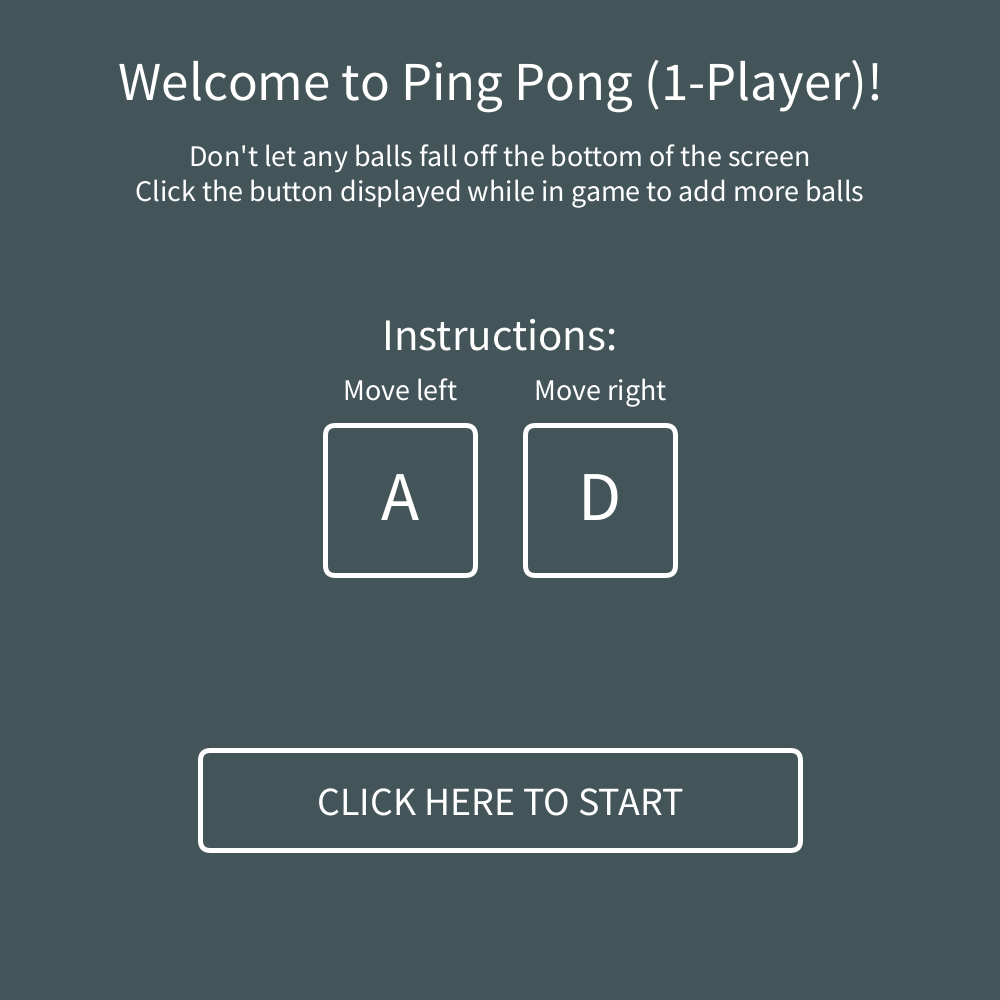
Frame 1 (no input)
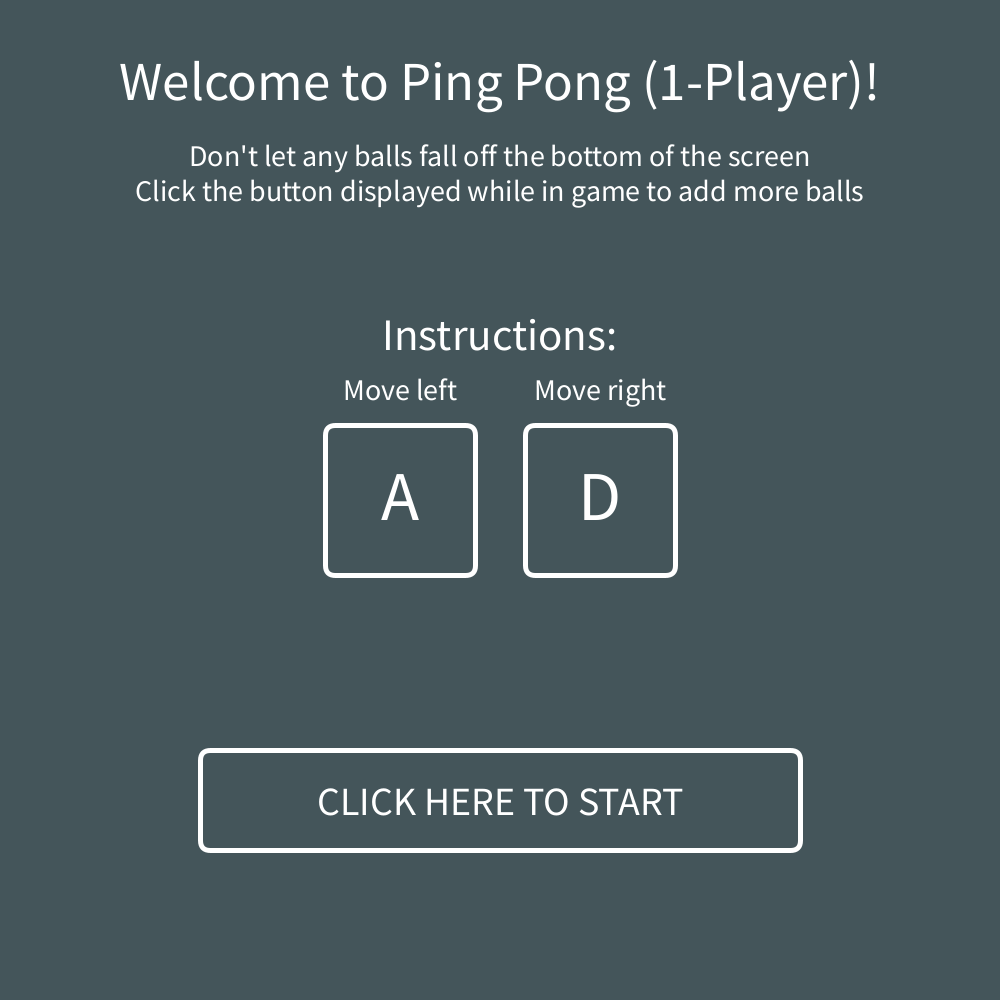
Frame 60 (the mouse pressed at the canvas centre just before this capture)
Frame 120 (the mouse held since frame 60 and released just before this capture): identical to frame 60, image omitted

The Processing sketch that drew these frames (run headless with seeded random() and noise(); from frame 60 on, the mouse is pressed at the canvas centre):

// Processing sketch: PongGameSourceCode
// ── PongGameSourceCode.pde
//three boolean statements which evaluate what the current state of the game will be
boolean startScreen = true; //screen that presents user with the instructions
boolean game = false; //screen that starts the actual game that user can play
boolean gameOver = false; //screen that shows up if the user loses. Allows the user to play again if they want

ArrayList<Ball> balls = new ArrayList<Ball>();//list which holds all ping-pong balls included in the game

float paddleX = 500; //starting x-coordinate of the users movable paddle (middle of canvas)

void setup() { //procedure which only runs once at the beginning of the program (built in)
  size(1000, 1000); //ensures that the canvas size is 1000x1000px
}

void draw() { //procedure which runs continuously throughout the program (built in)
  textAlign(CENTER); //all text outputted throughout the entire code will be centered based on the x and y coordinates indicated in the parameters. 
  rectMode(CENTER); //all rectangles outputted throughout the entire code will be centered based on the x and y coordinates indicated in the parameters
  ellipseMode(CENTER); //all ellipses outputted throughout the entire code will be centered based on the x and y coordinates indicated in the parameters
  background(68, 85, 90); //sets background colour to light blue for the whole game
  
  if (startScreen) { //selection statement which runs to show the user the instructions of the game
    fill(255); //all shapes/text outputted from here out will be white
    
    //title elements
    textSize(55); //font size of title will be 55px
    text("Welcome to Ping Pong (1-Player)!", width / 2, height / 10); //text for title which is outputted near the center-top of the canvas
    
    //game description elements
    textSize(30); //the font size of the outputted instructions will be 30px
    text("Don't let any balls fall off the bottom of the screen\nClick the button displayed while in game to add more balls", width / 2, height / 6); //basic instructions of the game
    
    //instructions elements
    stroke(255); //all outlines of shapes will be white
    strokeWeight(5); //all outlines of shapes will be 5px thick
    textSize(45); //the font size of the instructions header will be 45px
    text("Instructions:", width / 2, height / 2 - 150);
    
    textSize(30); //font size of keystroke descriptions will be 30 px
    text("Move left", width / 2 - 100, height / 2 - 100); //keystroke header for moving left
    text("Move right", width / 2 + 100, height / 2 - 100); //keystroke header for moving right
    
    fill(68, 85, 90); //all shapes or text will now be turquoise
    //rectangles shaped to look like keyboard inputs
    rect(width / 2 - 100, height / 2, 150, 150, 10); 
    rect(width / 2 + 100, height / 2, 150, 150, 10);
    
    fill(255); //all text and shapes outputted from here will be white
    textSize(70); //the size of the text used for the displayed possible keystrokes will be 70px
    text("A", width / 2 - 100, height / 2 + 20); //A key is used to move to the left, as indicated by above header
    text("D", width / 2 + 100, height / 2 + 20); //D key is used to move to the right, as indicated by above header
    
    //start button elements
    fill(68, 85, 90); //all text and shapes outputted from here will be turquoise
    rect(width / 2, 4 * height / 5, 600, 100, 10); //outputs a 600x100px rectangle with rounded corners near the bottom-center of the canvas
    fill(255); //all text and shapes outputted from here will be white
    textSize(40); //button text will be 40px
    text("CLICK HERE TO START", width / 2, 4 * height / 5 + 15); //text outputted in center of the button which will start the game
  }
  else if (game) { //selection stsatement which runs if the user has clicked the start button on the start screen
    fill(255); //all text and shapes outputted from here will be white
    rect(paddleX, 985, 150, 30); //150x30px rectangle outputted at the bottom of the screen. the value of paddleX can be manipulated as indicated by the instructions on the start screen. 
    
    //button to add more balls
    fill(68, 85, 90); //all text and shapes outputted from here will be turquoise
    stroke(255); //outline of shapes will be white
    strokeWeight(5); //outline of shapes will be 5px thicl
    rect(width / 2, height / 6, 600, 100, 10); //button to show rectangle which is outputted near the center-top of the screen
    
    //button label text
    fill(255); //all text and shapes outputted from here will be white
    textSize(40); //the size of the outputted text for the button will be 40px
    text("CLICK HERE TO ADD 1 BALL", width / 2, height / 6 + 15); //text which falls in the center of the button
    
    for (int i = 0; i < balls.size(); i++) { //iterative loop which loops through the list containing all the ping pong balls
      balls.get(i).display(); //displays the current ball in the list
      balls.get(i).move(); //moves the current ball in the list
      
      if (balls.get(i).paddleCollision()) { //selection statement to check if the current ball in the loop will collide with the users paddle
        balls.get(i).switchYDirection(); //switches the y (vertical) direction of the ball
        balls.get(i).switchXDirection(); //switches the x (horizontal) direction of the ball
      }
      
      if (balls.get(i).isOffheight()) { //selection statement to check if the current ball in the loop is about to fall off the top of the screen
        balls.get(i).switchYDirection(); //switches the y (vertical) direction of the ball
      }
      
      if (balls.get(i).isOffwidth()) { //selection statement to check if the current ball in the loop is about to go out of the left or right of the screen
        balls.get(i).switchXDirection(); //switches the x (horizontal) direction of the ball
      }
      
      if (balls.get(i).gameOverCheck()) { //selection statement to check if the ball falls off the bottom of the screen
        game = false; //changing the value to false will end the game for the user
        gameOver = true; //changing the value to true will show the end game screen for the user
      }  
    }
  }
  else if (gameOver) { //selection statement which will run if the user loses the game
    textSize(60); //text size of the game over message will be 60px
    text("GAME OVER!\nYour score was\n" + balls.size() + " ping-pong ball(s)", width / 2, height / 2 - 200); //game over text which is outputted near the center of the screen
    
    //restart button elements
    fill(68, 85, 90); //all text and shapes outputed from here will be turquoise
    stroke(255); //the outline of all shapes outputted from here will be white
    strokeWeight(5); //the outline thickness of shapes outputted from here will be 5px
    rect(width / 2, 2 * height / 3, 600, 100, 10); //outputs rectangle to display a button
    
    fill(255); //all text and shapes outputted from here will be white
    textSize(40); //the size of the button text will be 40px
    text("CLICK HERE TO PLAY AGAIN", width / 2, 2 * height / 3 + 15); //button text which falls in the center of the above outputted rectangle
  }
}

void mousePressed() { //procedure which only runs if the user clicks with their mouse (built in)
  if (startScreen) { //selection statement which runs if the user is in the start screen
    if (mouseX > 200 && mouseX < 800 && mouseY > 750 && mouseY < 850) { //if the user clicks anywhere on the outputted start game button
      startScreen = false; //changing this to false allows the user to move to another game
      game = true; //changing this to true allows the user to start the game
      
      balls.clear(); //clears the balls list to ensure that there is no balls from the last time the user played
      balls.add(new Ball(width / 2, height / 2, random(1, 3), random(-2, 2))); //the first ball is added to the list and initialized so that it will first appear in the center of the canvas. it is given random x and y speeds
    }
  }
  else if (game) { //selection statement which runs if the user is playing the actual game
    if (mouseX > 200 && mouseX < 800 && mouseY > 116.67 && mouseY < 216.67) { //if the user clicks the outputted button
      balls.add(new Ball(random(10, 990), random(50, 500), random(1, 3), random(-2, 2))); //a new ball will be added and outputted at any random coordinates near the top half of the screen. it is given random x and y speeds
    }
  }
  else if (gameOver) { //selection statement which runs if the user loses the game 
    if (mouseX > 200 && mouseX < 800 && mouseY > 616.67 && mouseY < 717.67) { //if the users clicks anywhere on the outputted button
      startScreen = true; //changing this to true will allow the user to return to the instruction screen
      gameOver = false; //changing this to false allows the user to leave the game over screen
    }
  }
}

void keyPressed() { //procedure which only runs if the user presses a button on the keyboard (built in)
  if (game) { //selection statement to see if the user is playing the actual game
    if (key == 'a') { //selection statement to see if the user has pressed the 'a' key on their keyboard
      if (!(paddleX - 75 < 0)) { //selection statement to see if the left edge of the paddle has NOT reached the left side of the canvas
        paddleX -= 20; //moves the paddle left by 20px
      }
    }
    else if (key == 'd') { //selection statement to see if the user has pressed the 'd' key on their keyboard
      if (!(paddleX + 75 > width)) { //selection statement to see if the right edge of the paddle has NOT reached the right side of the canvas
        paddleX += 20; //moves the paddle right by 20px
      }
    }
  }
}

class Ball { //class which contains all procedures of the ball
  
  //x and y coordinates of the new ball
  float x;
  float y;
  //x and y speeds of the ball
  float ySpeed;
  float xSpeed;
  
  Ball(float tempX, float tempY, float tempYSpeed, float tempXSpeed){ //constructor of the ball class
    x = tempX; //initializes x coordinates of the ball
    y = tempY; //initializes y coordinates of the ball
    xSpeed = tempXSpeed;
    ySpeed = tempYSpeed;
  }
 
  void switchYDirection() { //procedure which switches the y direction of the ball
    ySpeed = ySpeed * -1; //multiplies the y speed by -1 so that the ball can move along the y axis in the opposite direction
  }
  
  void switchXDirection() {  //procedure which switches the x direction of the ball
    xSpeed = xSpeed * -1; //multiplies the x speed by -1 so that the ball can move along the x axis in the opposite direction
  }
  
  void move() { //procedure which moves each ball by its respective x and y speeds
    y += ySpeed; //increments y coordinate by its vertical speed
    x += xSpeed; //increments x coordinate by its horizontal speed
  }

  void display() {  //procedure which displays the balls
    noStroke(); //ensures the balls have no visible outline
    ellipse(x, y, 30, 30); //outputs a circle with a diameter of 30px
  }
  
  boolean isOffheight(){ //procedure which checks if the ball is about to go above the top boundary of the canvas 
    return y < 15; //procedure returns true if the center of the ball is above 15 on the y axis
  }
  
  boolean isOffwidth() {  //procedure which checks if the ball is about to go off the left and right of the boundary
    return x > width - 15|| x < 15; //procedure returns true if the center of the ball is about to go pass 15 off of the right or left bounds of the canvas
  }
  
  boolean paddleCollision() { //procedure which checks if the ball is about to collide with the user paddle on the next iteration
    return (y + 14) + ySpeed >= 970 && x > paddleX - 75 && x < paddleX + 75;  //procedure returns true if the ball is about to collide anywhere throughout the paddle
  }
  
  boolean gameOverCheck() { //procedure which checks if the game is over
    return y >= height; //procedure returns true if any one of the balls fall off the bottom of the canvas
  }
}
